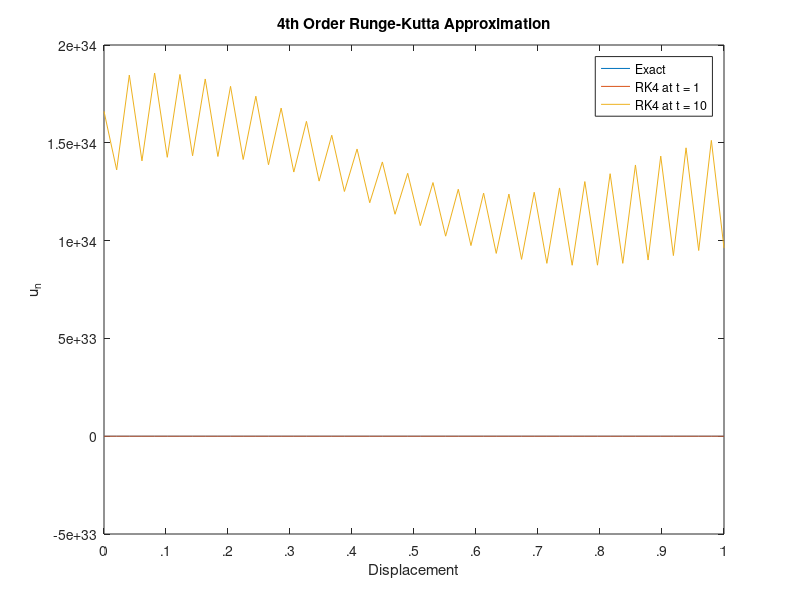

Write MATLAB code to recreate this figure.
% MECH 568 HW 2 Problem 6.8
% Author: Thomas Andreano
% Version 1: 10/17/2019
%-----------------------------------------------------------------------
% Solution to the one-dimensional linear convection equation using
% 4th-order (noncompact) difference in space and RK4 time marching.

clc;
clear all;
close all;

a = 1;  %given by problem
dom = linspace(0,1,50); %create a grid of 50 points from 0 to 1
sigma = 0.08; %variable in the exact solution, given
deltaX = 1/50; %change in x determined by grid size of 50 and span of 0 to 1
courantNum = 1; %given
h = courantNum*deltaX/a; %calculate time step h

%create matrix for AM2 solution and intermediate steps
u_RK4 = zeros(50,501); 
u_hat = zeros(50,501);
u_tilde = zeros(50,501);
u_bar = zeros(50,501);

A_col_vec = [0; -8; 1];
A_col_vec(end+1:50) =  0;

A_row_vec = [0 8 1];
A_row_vec(end+1:50) =  0;

A = (toeplitz(A_col_vec, A_row_vec));
A(50,1) = 8;
A(1,50) = -8;
A(49,1) = 1;
A(1, 49) = -1;
A = 1/(12*deltaX)*A;

% A_col_vec = [-6; -8; 1];
% A_col_vec(end+1:50) =  0;
% 
% A_row_vec = [0 8 1];
% A_row_vec(end+1:50) =  0;
% 
% A = (toeplitz(A_col_vec, A_row_vec));
% A(50,1) = 8;
% A(1,50) = -8;
% A(49,1) = 1;
% A(1, 49) = -1;
% A = 1/(12*deltaX)*A;

for i = 1:50
    u_RK4(i,1) = exp((-0.5)*((dom(i) - 0.5)/sigma)^2); %calculate initial condition
end

%RK4 time marching approximation
for t = 2:501
    
    u_hat(:,t) = u_RK4(:, t-1) + 0.5*h*A*u_RK4(:, t-1);

    u_tilde(:,t) = u_RK4(:, t-1) +  0.5*h*A*u_hat(:,t);

    u_bar(:,t) = u_RK4(:,t-1) + h*A*u_tilde(:,t);

    u_RK4(:,t) = u_RK4(:,t-1) + (1/6)*h*(A*u_RK4(:,t-1) + 2*(A*u_hat(:,t) + A*u_tilde(:,t)) + A*u_bar(:,t));

end

plot(dom, u_RK4(:,1), dom, u_RK4(:,51), dom, u_RK4(:,501));
title('4th Order Runge-Kutta Approximation')
ylabel('u_n')
xlabel('Displacement')
legend('Exact', 'RK4 at t = 1', 'RK4 at t = 10')
xticks([0 .1 .2 .3 .4 .5 .6 .7 .8 .9 1.0])
xticklabels({'0','.1','.2','.3','.4', '.5', '.6', '.7', '.8', '.9', '1'})
